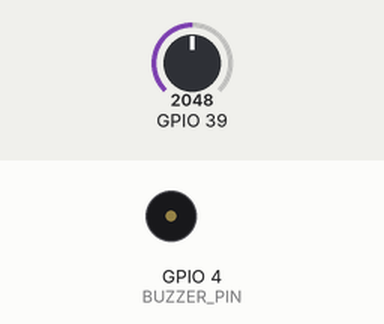
A sketch run on a simulated ESP32. Parts: buzzer (waves = sounding). Inputs (shaded band) come from the test bench; at power-on: GPIO 39 = 2048. WiFi joins after 1.5 s; servers stay silent unless stated; what the sketch prints to the serial monitor is not drawn.

Above: at 0.1 s.
At 4.0 s:
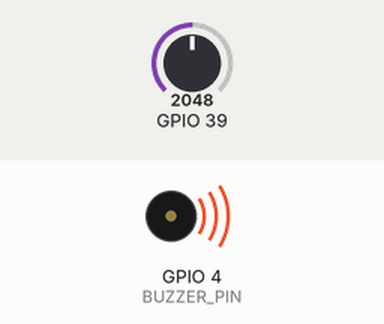
4.1 s: GPIO 39 set to 1571
7.1 s: GPIO 39 set to 1453
At 8.1 s:
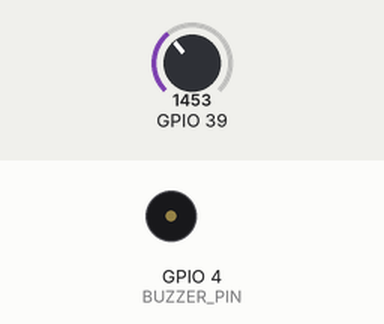
Timing chart, 0 to 16.1 s (numbered marks = the images above; inputs shaded):
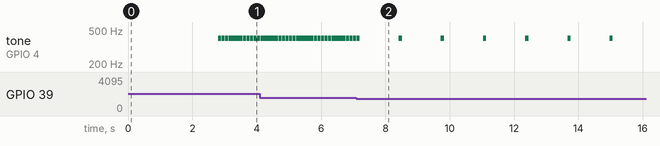

The sketch:

Mosquito.ino
```cpp
/*
 * Generated using BlocklyDuino:
 *
 * https://github.com/MediaTek-Labs/BlocklyDuino-for-LinkIt
 *
 * Date: Sun, 11 Dec 2022 13:01:27 GMT
 */
/*  部份程式由吉哥積木產生  */
/*  https://sites.google.com/jes.mlc.edu.tw/ljj/linkit7697  */
#include <Tone32.h>
#include <WiFi.h>
#include <WiFiClientSecure.h>

int BUZZER_PIN = 4;

int BUZZER_CHANNEL = 0;

int BUZZER_FRE = 400;

int BUZZER_TIME = 100;

char _lwifi_ssid[] = "AMANI-4G-Home2";
char _lwifi_pass[] = "xxxxxxxxxxxxxxxxx";
const char* asId="AKfycbyR-Yp-uu4nIvnjvnkILaQ5AX8yFxp-UpBO-Sqs0su3ai1N_BvQsz_Q";
String sheetId="";
String sheetTag="";

void tone32(int BUZZER_PIN, int BUZZER_FRE, int BUZZER_TIME) {
  tone(BUZZER_PIN, BUZZER_FRE, BUZZER_TIME,BUZZER_CHANNEL);
  noTone(BUZZER_PIN,BUZZER_CHANNEL);
}

String URLEncode(const char* msg)
{
  const char *hex = "0123456789abcdef";
  String encodedMsg = "";
  while (*msg!='\0'){
      if( ('a' <= *msg && *msg <= 'z')
              || ('A' <= *msg && *msg <= 'Z')
              || ('0' <= *msg && *msg <= '9') ) {
          encodedMsg += *msg;
      } else {
          encodedMsg += '%';
          encodedMsg += hex[*msg >> 4];
          encodedMsg += hex[*msg & 15];
      }
      msg++;
  }
  return encodedMsg;
}

void  sendToGoogleSheets(const String& dateInclude,const String& data)
{
  static WiFiClientSecure sheetClient;
  const char* host="script.google.com";
  if (sheetClient.connect(host, 443)) {
      const String url = String() +"https://"+host+"/macros/s/"+asId+"/exec?type=insert&dateInclude="+dateInclude+"&sheetId="+sheetId+"&sheetTag="+sheetTag+"&data="+data;
      sheetClient.println("GET " + url + " HTTP/1.1");
      sheetClient.println(String()+"Host: "+host);
      sheetClient.println("Accept: */*");
      sheetClient.println("Connection: close");
      sheetClient.println();
      sheetClient.println();
      sheetClient.stop();
  }
}

void setup()
{
  Serial.begin(115200);

  WiFi.disconnect();
  WiFi.softAPdisconnect(true);
  WiFi.mode(WIFI_STA);
  WiFi.begin(_lwifi_ssid, _lwifi_pass);
  while (WiFi.status() != WL_CONNECTED) { delay(500); }
  delay(300);
  sheetId="xxxxxxxxxxxxxxxxxxxxxxxxxx";
  sheetTag=URLEncode("count");
  delay(1000);
}


void loop()
{
  tone32(BUZZER_PIN, BUZZER_FRE, BUZZER_TIME);
  Serial.println(analogRead(39));
  if (analogRead(39) < 1500) {
    Serial.println("電擊到蚊子，上傳google試算表儲存中…");
    sendToGoogleSheets("1",URLEncode((String() + "有蚊子1隻").c_str()));
    delay(1000);
  } else {
    Serial.println("沒有蚊子");
  }
  delay(10);
}
```

Measured:
- the behaviour switches between 1500 and 1499 on GPIO 39 (found by bisection; images 1 and 2)
- after the input at 7.1 s, tone on GPIO 4 (BUZZER_PIN): alternates 400 Hz for 0.10 s and silent for 1.2 s, starting after 1.3 s
- by itself, tone on GPIO 4 (BUZZER_PIN): alternates 400 Hz for 0.10 s and silent for 0.01 s
